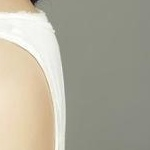
#> input picture picsrc/pickcai.jpg, 150 x 150 px
$ python 010day.py
#> lines starting #> are read from the running program, lines starting #| are printed output that depends on the picture; after the words box and inside, x2 and y2 are one past the last pixel; in counts of white or black regions, pixels touching at a corner belong together
# -*- coding:utf-8 -*-
import cv2 as cv
import numpy as np
import matplotlib.pyplot as plt

# ********************* 图像直方图反向投影及其应用 **********************
"""
直方图反向投影
1、HSV与RGB色彩空间
2、反向投影
"""

# 反向投影
def back_projection(sample, target):
    """
    sample:局部图
    target:完整图
    """
    roi_hsv = cv.cvtColor(sample, cv.COLOR_RGB2HSV)
    target_hsv = cv.cvtColor(target, cv.COLOR_RGB2HSV)

    cv.imshow('sample', sample)
    cv.imshow('target', target)

    roiHist = cv.calcHist([roi_hsv], [0, 1], None, [32, 32], [0, 180, 0, 256]) # [32, 32]可以调整，参数小时，效果好
    cv.normalize(roiHist, roiHist, 0, 255, cv.NORM_MINMAX)
    dst = cv.calcBackProject([target_hsv], [0, 1], roiHist, [0, 180, 0, 256], 1)
    cv.imshow('backprojecction', dst)

#
def hist2d(image):
    hsv = cv.cvtColor(image, cv.COLOR_RGB2HSV)
    hist = cv.calcHist([image], [0, 1], None, [180, 256], [0, 180, 0, 256])
    plt.imshow(hist, interpolation='nearest')
    plt.title('2D Histogram')
    plt.show()

def main():
    src = cv.imread('../picsrc/pickcai.jpg')
#> src is the input picture: shape (150, 150, 3); mean B, G, R 155.9, 171.9, 175.9
    print(src.shape)
#| (150, 150, 3)
    cv.namedWindow('pic', cv.WINDOW_AUTOSIZE)
    # cv.imshow('cai', src)

    t1 = cv.getTickCount()

    src1 = cv.imread('../picsrc/cai.jpg')
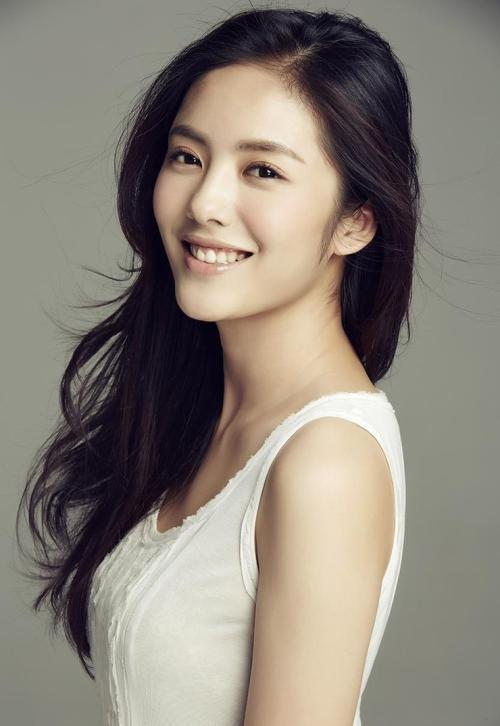
#> input picture picsrc/cai.jpg, 500 x 726 px
#> src1 is the input picture: shape (726, 500, 3); mean B, G, R 121.2, 131, 138.7
    print(src1.shape)
#| (726, 500, 3)
    # cv.imshow('tree', src1)

    # hist2d(src)

    back_projection(src, src1)
#> in back_projection, `roi_hsv = cv.cvtColor(sample, cv.COLOR_RGB2HSV)`: roi_hsv: shape (150, 150, 3); mean H, S, V 89.6, 29, 177.2
#> in back_projection, `target_hsv = cv.cvtColor(target, cv.COLOR_RGB2HSV)`: target_hsv: shape (726, 500, 3); mean H, S, V 106.9, 50.2, 140.3
#> in back_projection, `roiHist = cv.calcHist([roi_hsv], [0, 1], None, [32, 32], [0, 180, 0, 2..`:
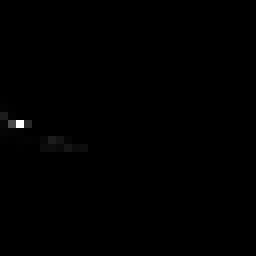
#> roiHist: shape (32, 32) float32 (shown 8 times larger); min 0, max 9584, mean 22; drawn with min black and max white
#> in back_projection, `cv.normalize(roiHist, roiHist, 0, 255, cv.NORM_MINMAX)`: roiHist: shape (32, 32) float32; 8.3% of pixels changed, all inside (x1, y1, x2, y2) = (0, 0, 32, 32)
#> in back_projection, `dst = cv.calcBackProject([target_hsv], [0, 1], roiHist, [0, 180, 0, 25..`:
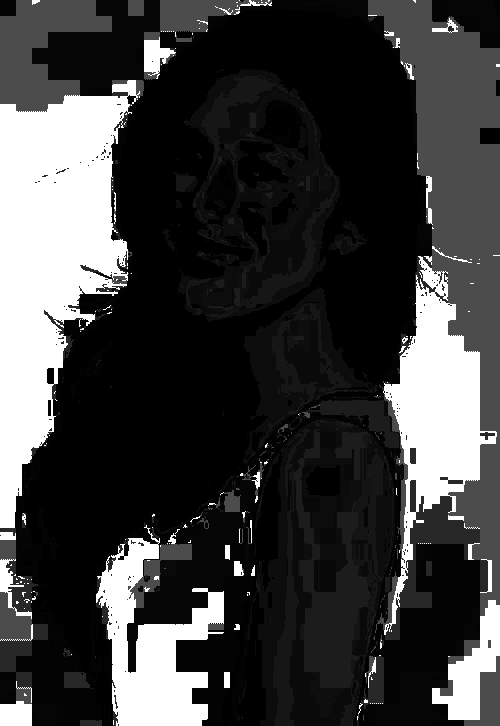
#> dst: shape (726, 500); min 0, max 255, mean 61.9

    t2 = cv.getTickCount()
    time = (t2 - t1)/cv.getTickFrequency()
    print('Time consume: %f s' % time)


    cv.waitKey(0)  # 程序等待指定的时间后执行以下语句(时间单位为：ms)
    cv.destroyAllWindows()

if __name__ == '__main__':
    main()
